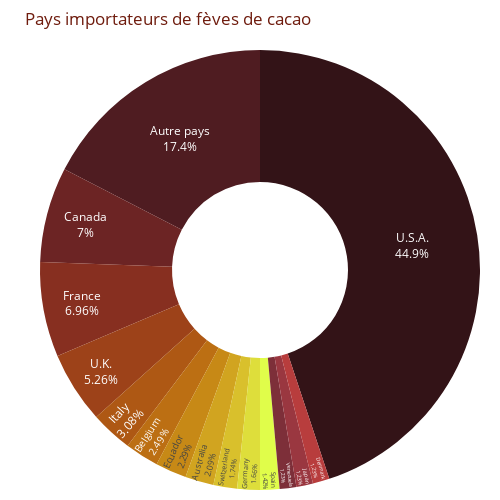

Source (notebook cell):
### Markdown cell above
# Pays importateurs

### Code cell
# Fabricants

databis = data.copy()
databis['company_location'] = databis['company_location'].apply(lambda x: x if databis['company_location'].value_counts()[x] > 30 else 'Autre pays')


fig=px.pie(databis, names='company_location', title='Pays importateurs de fèves de cacao', hole=0.4,color_discrete_sequence=px.colors.sequential.solar)

fig.update_traces(textposition='inside', textinfo='percent+label')
fig.update_layout(margin=dict(l=40, r=20, t=50, b=10), showlegend=False)
fig.update_layout(plot_bgcolor=background_color, font_color=text_color)

fig.update_layout(width=500, height=500)

fig.show()

### Figure 1 — Plotly figure (JSON) as saved in the notebook; plotly's stock layout.template omitted (floating-point values rounded to 4 significant figures; data arrays with more than 128 entries replaced by an {"elided": "..."} marker saying what was removed)
{"data": [{"domain": {"x": [0, 1], "y": [0, 1]}, "hole": 0.4, "hovertemplate": "company_location=%{label}<extra></extra>", "labels": {"elided": "2530 str values"}, "legendgroup": "", "name": "", "showlegend": true, "textinfo": "percent+label", "textposition": "inside", "type": "pie"}], "layout": {"font": {"color": "#6f1c0e"}, "height": 500, "legend": {"tracegroupgap": 0}, "margin": {"b": 10, "l": 40, "r": 20, "t": 50}, "piecolorway": ["rgb(51, 19, 23)", "rgb(79, 28, 33)", "rgb(108, 36, 36)", "rgb(135, 47, 32)", "rgb(157, 66, 25)", "rgb(174, 88, 20)", "rgb(188, 111, 19)", "rgb(199, 137, 22)", "rgb(209, 164, 32)", "rgb(217, 192, 44)", "rgb(222, 222, 59)", "rgb(224, 253, 74)"], "plot_bgcolor": "#fff7ef", "showlegend": false, "title": {"text": "Pays importateurs de fèves de cacao"}, "width": 500}}
